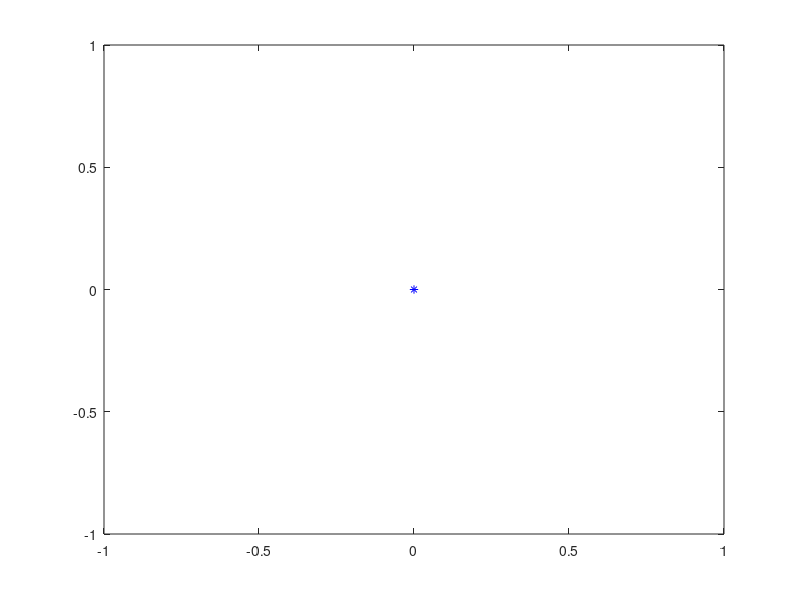

MATLAB code for this plot:
%esercizio 9.5
clear all;

Q1 = [0 1; 1 0];
Q2 = [2 0; 0 4] ;

c1 = [0 0]';
c2 = [0 -2]';

MINIMA=[ ]; SOL=[ ]; eigQ=[];

for alfa1 = 0 : 0.001 : 1
    eigQalfa1 = eig(alfa1*Q1+(1-alfa1)*Q2);
    eigQ = [eigQ; alfa1, eigQalfa1']; % Eigenvalues of the hessian of \psi_alfa1(x)
    if (eigQ > 0.001)
        [x, fval, exitflag, exitflag] = fminunc(@(x) 0.5*x'*(alfa1*Q1+(1-alfa1)*Q2)*x + (alfa1*c1+(1-alfa1)*c2)'*x, ...
                                                [0,0]');
        MINIMA = [MINIMA; alfa1 x];
    else
        [x, fval, exitflag, exitflag] = fminunc(@(x) 0.5*x'*(alfa1*Q1+(1-alfa1)*Q2)*x + (alfa1*c1+(1-alfa1)*c2)'*x, ...
                                                [0,0]');
        SOL =[SOL; alfa1 x'];
    end
end

MINIMA
SOL

if ~isempty(MINIMA)
    plot(MINIMA(:,2),MINIMA(:,3), 'r*')
end

if ~isempty(SOL)
    plot(SOL(:,2),SOL(:,3), 'b*')
end

%esercizio 9.5 - Soluzione Matteo Razzo
close all; clear; clc;

Q1 = [0 0; 0 0];
Q2 = [2 0; 0 2] ;

eig(Q2)

c1=[0 0]';
c2=[-4 0]';
MINIMA=[ ]; SOL=[ ]; eigQ=[];
for alfa1 = 0 : 0.001 : 1
    eigQalfa1= eig(alfa1*Q1+(1-alfa1)*Q2);
    eigQ=[eigQ;alfa1,eigQalfa1']; % Eigenvalues of the hessian of \psi_alfa1(x)
    if all(eigQalfa1 > 0.001)
        [x,fval,exitflag,exitflag] = fminunc(@(x) 0.5*x'*(alfa1*Q1+(1-alfa1)*Q2)*x +(alfa1*c1+(1-alfa1)*c2)'*x, [0,0]');
        MINIMA=[MINIMA; alfa1 x'];
    else
        [x,fval,exitflag,exitflag] = fminunc(@(x) 0.5*x'*(alfa1*Q1+(1-alfa1)*Q2)*x +(alfa1*c1+(1-alfa1)*c2)'*x, [0,0]');
        SOL=[SOL; alfa1 x'];
    end
end

MINIMA
SOL

if ~isempty(MINIMA)
    plot(MINIMA(:,2),MINIMA(:,3), 'r*')
end

if ~isempty(SOL)
    plot(SOL(:,2),SOL(:,3), 'b*')
end